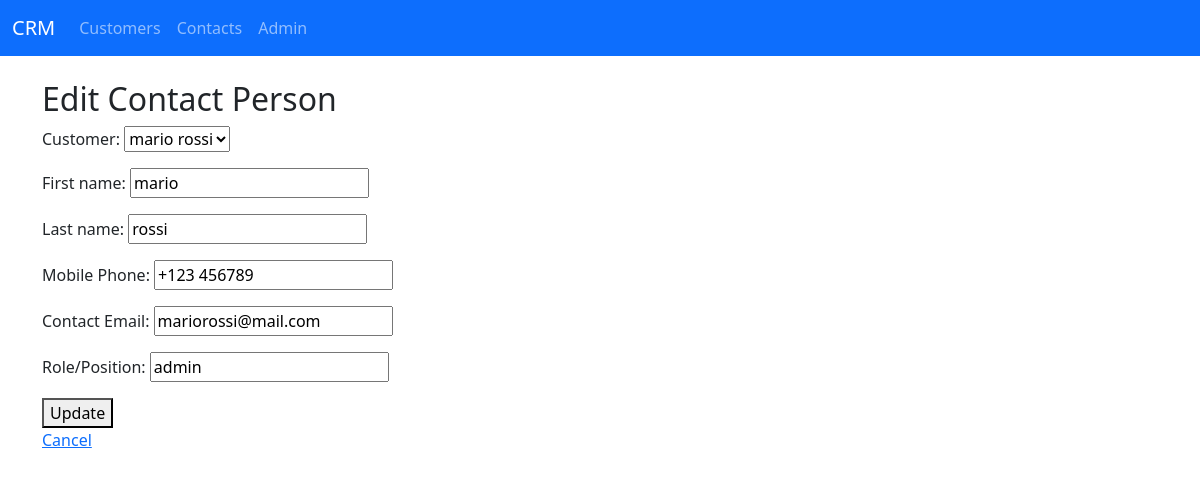
Screenshot of /customers/contacts/1/edit/ with the database file from the repository.
### customers/models.py (models this page shows, shortened)
class ContactPerson(models.Model):
    customer = models.ForeignKey(Customer, on_delete=models.CASCADE, related_name="contacts")
    first_name = models.CharField(max_length=50)
    last_name = models.CharField(max_length=50)
    cell = models.CharField("Mobile Phone", max_length=15, blank=True, null=True)
    email = models.EmailField("Contact Email", blank=True, null=True)
    role = models.CharField("Role/Position", max_length=100, blank=True, null=True)

### customers/views.py (the view)
# urls.py: path('<int:id>/edit/', views.edit_contactperson, name='contactperson_edit'),
def edit_contactperson(request, id):
    contact = get_object_or_404(ContactPerson, id=id)
    if request.method == "POST":
        form = ContactPersonForm(request.POST, instance=contact)
        if form.is_valid():
            form.save()
            messages.success(request, "Contact Person updated successfully!")
            return redirect('customers:contactperson_list')
    else:
        form = ContactPersonForm(instance=contact)
    return render(request, 'customers/contactperson_edit.html', {'form': form, 'contact': contact})

### customers/forms.py
class ContactPersonForm(forms.ModelForm):
    class Meta:
        model = ContactPerson
        fields = ['customer', 'first_name', 'last_name', 'cell', 'email', 'role']

### customers/models.py (called while the page is built)
    def __str__(self):
        return self.business_name

### customers/templates/customers/contactperson_edit.html (shortened to what this page needs)
{% extends "base.html" %}
{% block content %}
  <h2>Edit Contact Person</h2>
  <form method="post">
    {{ form.as_p }}
    <button type="submit">Update</button>
  </form>
  <a href="{% url 'customers:contactperson_list' %}">Cancel</a>
{% endblock %}

### rows the page displays
ContactPerson: customer "mario rossi", first_name "mario", last_name "rossi", cell "+123 456789", email "mariorossi@mail.com", role "admin"
